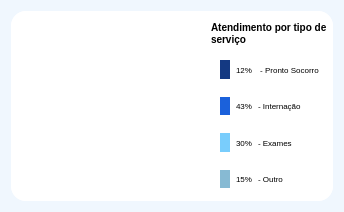
                 <widget class="QWidget" name="Widget_ATPSERV" native="true">
                  <property name="autoFillBackground">
                   <bool>false</bool>
                  </property>
                  <property name="styleSheet">
                   <string notr="true">background-color: #F0F7FE;
border-radius: 250px; border-radius: 20px</string>
                  </property>
                  <layout class="QHBoxLayout" name="horizontalLayout_27">
                   <item>
                    <widget class="QWidget" name="Container_ATPSERV" native="true">
                     <property name="autoFillBackground">
                      <bool>false</bool>
                     </property>
                     <property name="styleSheet">
                      <string notr="true">background-color: #FFFFFF;
border-radius: 15px;</string>
                     </property>
                     <layout class="QHBoxLayout" name="horizontalLayout_5">
                      <property name="leftMargin">
                       <number>0</number>
                      </property>
                      <property name="topMargin">
                       <number>0</number>
                      </property>
                      <property name="rightMargin">
                       <number>0</number>
                      </property>
                      <property name="bottomMargin">
                       <number>0</number>
                      </property>
                      <item>
                       <widget class="QWidget" name="widget_4" native="true">
                        <property name="minimumSize">
                         <size>
                          <width>190</width>
                          <height>190</height>
                         </size>
                        </property>
                        <property name="maximumSize">
                         <size>
                          <width>190</width>
                          <height>190</height>
                         </size>
                        </property>
                        <layout class="QVBoxLayout" name="verticalLayout">
                         <property name="spacing">
                          <number>0</number>
                         </property>
                         <property name="leftMargin">
                          <number>0</number>
                         </property>
                         <property name="topMargin">
                          <number>0</number>
                         </property>
                         <property name="rightMargin">
                          <number>0</number>
                         </property>
                         <property name="bottomMargin">
                          <number>0</number>
                         </property>
                         <item>
                          <layout class="QHBoxLayout" name="Atd_tipServico_graph"/>
                         </item>
                        </layout>
                       </widget>
                      </item>
                      <item>
                       <widget class="QWidget" name="DATASIDECONT" native="true">
                        <layout class="QVBoxLayout" name="verticalLayout_33">
                         <property name="spacing">
                          <number>0</number>
                         </property>
                         <property name="leftMargin">
                          <number>4</number>
                         </property>
                         <property name="topMargin">
                          <number>4</number>
                         </property>
                         <property name="rightMargin">
                          <number>4</number>
                         </property>
                         <property name="bottomMargin">
                          <number>4</number>
                         </property>
                         <item>
                          <widget class="QLabel" name="Title">
                           <property name="styleSheet">
                            <string notr="true">background-color: transparent;
font-weight: 500; font-size: 10px</string>
                           </property>
                           <property name="text">
                            <string>Atendimento por tipo de serviço</string>
                           </property>
                           <property name="textFormat">
                            <enum>Qt::AutoText</enum>
                           </property>
                           <property name="scaledContents">
                            <bool>false</bool>
                           </property>
                           <property name="alignment">
                            <set>Qt::AlignLeading|Qt::AlignLeft|Qt::AlignVCenter</set>
                           </property>
                           <property name="wordWrap">
                            <bool>true</bool>
                           </property>
                          </widget>
                         </item>
                         <item>
                          <widget class="QWidget" name="first" native="true">
                           <property name="styleSheet">
                            <string notr="true">background-color:transparent;</string>
                           </property>
                           <layout class="QHBoxLayout" name="horizontalLayout_36">
                            <item>
                             <widget class="QWidget" name="widget_14" native="true">
                              <property name="minimumSize">
                               <size>
                                <width>10</width>
                                <height>0</height>
                               </size>
                              </property>
                              <property name="maximumSize">
                               <size>
                                <width>10</width>
                                <height>16777215</height>
                               </size>
                              </property>
                              <property name="styleSheet">
                               <string notr="true">background-color: #143982;</string>
                              </property>
                             </widget>
                            </item>
                            <item>
                             <widget class="QLabel" name="prontoSocorro">
                              <property name="sizePolicy">
                               <sizepolicy hsizetype="Maximum" vsizetype="Preferred">
                                <horstretch>0</horstretch>
                                <verstretch>0</verstretch>
                               </sizepolicy>
                              </property>
                              <property name="styleSheet">
                               <string notr="true">font-size: 8px; background-color: transparent;</string>
                              </property>
                              <property name="text">
                               <string>12%</string>
                              </property>
                             </widget>
                            </item>
                            <item>
                             <widget class="QLabel" name="label_16">
                              <property name="font">
                               <font>
                                <pointsize>6</pointsize>
                               </font>
                              </property>
                              <property name="text">
                               <string> - Pronto Socorro</string>
                              </property>
                             </widget>
                            </item>
                           </layout>
                          </widget>
                         </item>
                         <item>
                          <widget class="QWidget" name="second" native="true">
                           <property name="styleSheet">
                            <string notr="true">background-color:transparent;</string>
                           </property>
                           <layout class="QHBoxLayout" name="horizontalLayout_37">
                            <item>
                             <widget class="QWidget" name="widget_17" native="true">
                              <property name="minimumSize">
                               <size>
                                <width>10</width>
                                <height>0</height>
                               </size>
                              </property>
                              <property name="maximumSize">
                               <size>
                                <width>10</width>
                                <height>16777215</height>
                               </size>
                              </property>
                              <property name="styleSheet">
                               <string notr="true">background-color: #1B61DB;</string>
                              </property>
                             </widget>
                            </item>
                            <item>
                             <widget class="QLabel" name="Internacao">
                              <property name="sizePolicy">
                               <sizepolicy hsizetype="Maximum" vsizetype="Preferred">
                                <horstretch>0</horstretch>
                                <verstretch>0</verstretch>
                               </sizepolicy>
                              </property>
                              <property name="styleSheet">
                               <string notr="true">font-size: 8px; background-color: transparent;</string>
                              </property>
                              <property name="text">
                               <string>43%</string>
                              </property>
                             </widget>
                            </item>
                            <item>
                             <widget class="QLabel" name="label_17">
                              <property name="font">
                               <font>
                                <pointsize>6</pointsize>
                               </font>
                              </property>
                              <property name="text">
                               <string>- Internação</string>
                              </property>
                             </widget>
                            </item>
                           </layout>
                          </widget>
                         </item>
                         <item>
                          <widget class="QWidget" name="third" native="true">
                           <property name="styleSheet">
                            <string notr="true">background-color:transparent;</string>
                           </property>
                           <layout class="QHBoxLayout" name="horizontalLayout_38">
                            <item>
                             <widget class="QWidget" name="widget_20" native="true">
                              <property name="minimumSize">
                               <size>
                                <width>10</width>
                                <height>0</height>
                               </size>
                              </property>
                              <property name="maximumSize">
                               <size>
                                <width>10</width>
                                <height>16777215</height>
                               </size>
                              </property>
                              <property name="styleSheet">
                               <string notr="true">background-color: #79CDFC;</string>
                              </property>
                             </widget>
                            </item>
                            <item>
                             <widget class="QLabel" name="exames">
                              <property name="sizePolicy">
                               <sizepolicy hsizetype="Maximum" vsizetype="Preferred">
                                <horstretch>0</horstretch>
                                <verstretch>0</verstretch>
                               </sizepolicy>
                              </property>
                              <property name="styleSheet">
                               <string notr="true">font-size: 8px; background-color: transparent;</string>
                              </property>
                              <property name="text">
                               <string>30%</string>
                              </property>
                             </widget>
                            </item>
                            <item>
                             <widget class="QLabel" name="label_18">
                              <property name="font">
                               <font>
                                <pointsize>6</pointsize>
                               </font>
                              </property>
                              <property name="text">
                               <string>- Exames</string>
                              </property>
                             </widget>
                            </item>
                           </layout>
                          </widget>
                         </item>
                         <item>
                          <widget class="QWidget" name="fourth" native="true">
                           <property name="styleSheet">
                            <string notr="true">background-color:transparent;</string>
                           </property>
                           <layout class="QHBoxLayout" name="horizontalLayout_39">
                            <item>
                             <widget class="QWidget" name="widget_23" native="true">
                              <property name="minimumSize">
                               <size>
                                <width>10</width>
                                <height>0</height>
                               </size>
                              </property>
                              <property name="maximumSize">
                               <size>
                                <width>10</width>
                                <height>16777215</height>
                               </size>
                              </property>
                              <property name="styleSheet">
                               <string notr="true">background-color: #87BAD3;</string>
                              </property>
                             </widget>
                            </item>
                            <item>
                             <widget class="QLabel" name="outro">
                              <property name="sizePolicy">
                               <sizepolicy hsizetype="Maximum" vsizetype="Preferred">
                                <horstretch>0</horstretch>
                                <verstretch>0</verstretch>
                               </sizepolicy>
                              </property>
                              <property name="styleSheet">
                               <string notr="true">font-size: 8px; background-color: transparent;</string>
                              </property>
                              <property name="text">
                               <string>15%</string>
                              </property>
                             </widget>
                            </item>
                            <item>
                             <widget class="QLabel" name="label_21">
                              <property name="font">
                               <font>
                                <pointsize>6</pointsize>
                               </font>
                              </property>
                              <property name="text">
                               <string>- Outro</string>
                              </property>
                             </widget>
                            </item>
                           </layout>
                          </widget>
                         </item>
                        </layout>
                       </widget>
                      </item>
                     </layout>
                    </widget>
                   </item>
                  </layout>
                 </widget>
